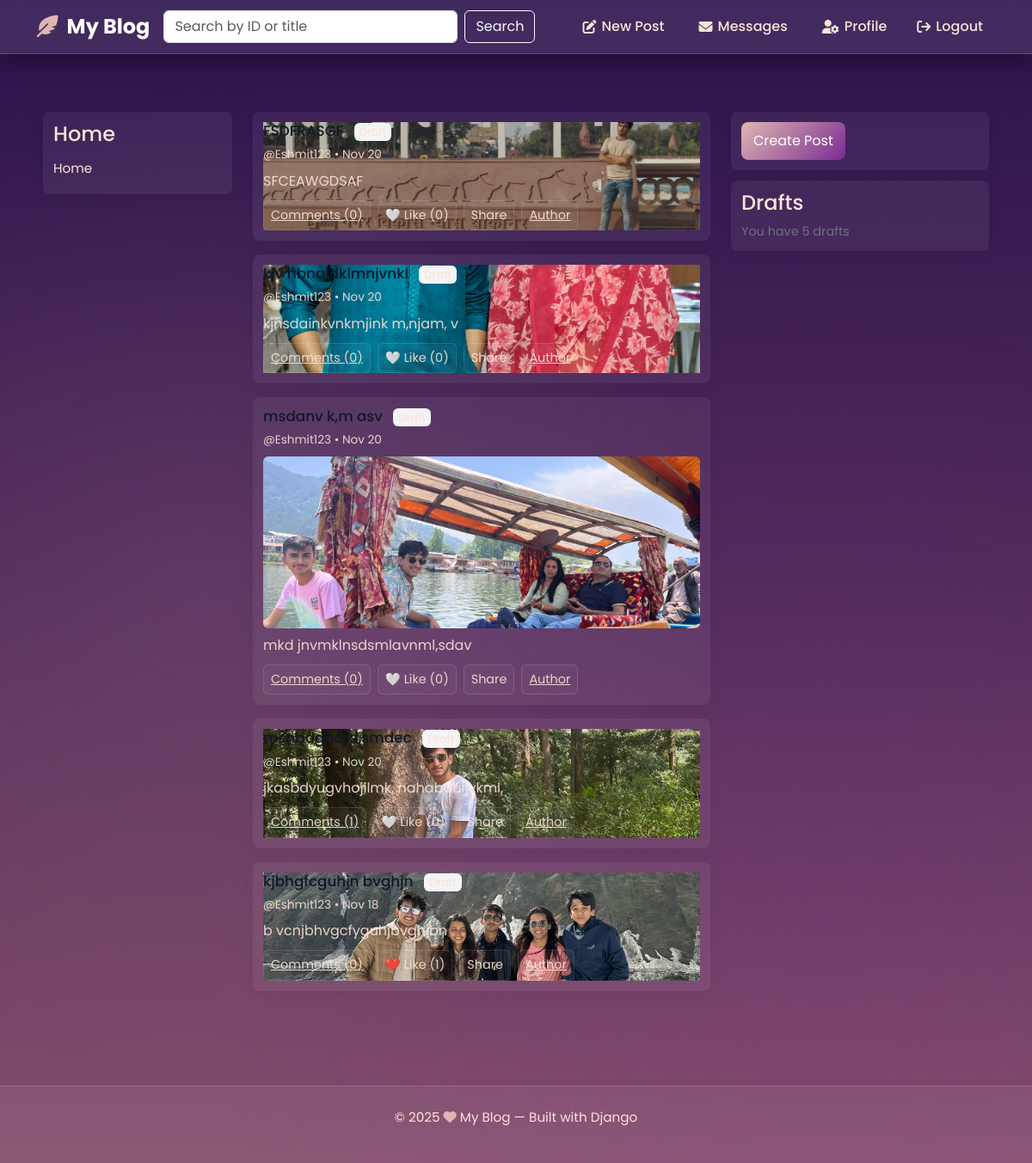
The app's page / (signed in) with its own data.
### blog/models.py (models this page shows, shortened)
class Post(models.Model):
    title = models.CharField(max_length=200)
    slug = models.SlugField(max_length=200, unique=True)
    author = models.ForeignKey(User, on_delete=models.CASCADE)
    content = RichTextField() if RichTextField else models.TextField()
    tags = models.CharField(max_length=200, blank=True)
    image = models.ImageField(upload_to='posts/', blank=True, null=True)
    background_color = models.CharField(max_length=7, blank=True, default='#ffffff')
    background_image = models.ImageField(upload_to='post_backgrounds/', blank=True, null=True)
    date_posted = models.DateTimeField(default=timezone.now)
    published = models.BooleanField(default=True)
    likes = models.ManyToManyField(User, related_name='liked_posts', blank=True)
    category = models.ForeignKey(Category, on_delete=models.SET_NULL, null=True, blank=True)
    def get_absolute_url(self):
        return reverse('post_detail', kwargs={'pk': self.pk})

### blog/views.py (the view)
# urls.py: path('', views.home, name='home'),
def home(request):
    if request.user.is_authenticated:
        posts = Post.objects.filter(Q(published=True) | Q(author=request.user)).order_by('-date_posted')
    else:
        posts = Post.objects.filter(published=True).order_by('-date_posted')
    draft_count = 0
    if request.user.is_authenticated:
        draft_count = Post.objects.filter(author=request.user, published=False).count()
    return render(request, 'blog/home.html', {'posts': posts, 'draft_count': draft_count})

### blog/context_processors.py (called while the page is built)
def blog_settings(request):
    setting = None
    try:
        setting = BlogSetting.objects.first()
    except Exception:
        setting = None
    return {'blog_setting': setting}

### blog/templates/blog/home.html (shortened to what this page needs)
{% extends 'blog/base.html' %}
{% block content %}
<div class="layout">
  <aside class="left-col">
    <div class="nav-card">
      <h4 style="margin:0 0 8px 0;">Home</h4>
      <ul style="list-style:none;padding:0;margin:0;font-size:0.95rem;color:#FBE4D8;">
        <li style="padding:6px 0;">Home</li>
      </ul>
    </div>
  </aside>
  <main class="feed">
    {% for post in posts %}
      <article class="post-row">
        <div class="post-main" {% if post.background_image %}style="background-image: url('{{ post.background_image.url }}'); background-size: cover; background-position: center;"{% endif %}>
          <h3><a href="{% url 'post_detail' post.pk %}" style="color:#111827;text-decoration:none;">{{ post.title }}</a>
            {% if not post.published and request.user == post.author %}<span style="background:#f3f4f6;padding:2px 6px;border-radius:6px;margin-left:8px;font-size:0.8rem;">Draft</span>{% endif %}
          </h3>
          <div class="post-meta">@{{ post.author.username }} • {{ post.date_posted|date:"M d" }}</div>
          {% if post.image %}
            <div style="margin:8px 0;"><img src="{{ post.image.url }}" style="width:100%;height:200px;object-fit:cover;border-radius:6px;" /></div>
          {% endif %}
          <div class="post-excerpt">{{ post.content|truncatewords:30 }}</div>
          <div class="post-actions">
            <a class="action-btn" href="{% url 'post_detail' post.pk %}">Comments ({{ post.comments.count }})</a>
            <button class="action-btn post-like-btn" data-pk="{{ post.pk }}">{% if user.is_authenticated and user in post.likes.all %}❤️ Like ({{ post.likes.count }}){% else %}🤍 Like ({{ post.likes.count }}){% endif %}</button>
            <button class="action-btn" onclick="window.location.href='{{ post.get_absolute_url }}'">Share</button>
            <a class="action-btn" href="{% url 'profile' post.author.username %}">Author</a>
          </div>
        </div>
      </article>
    {% empty %}
      <div style="background:#fff;padding:18px;border-radius:8px;">No posts yet.</div>
    {% endfor %}
  </main>
  <aside class="right-col">
    <div class="widget">
      <a class="create-btn" href="{% url 'post_new' %}">Create Post</a>
    </div>
    <div class="widget">
      <h4 style="margin:0 0 8px 0;">Drafts</h4>
      <p style="margin:0;font-size:0.9rem;color:#6b7280;">You have {{ draft_count }} drafts</p>
    </div>
  </aside>
</div>
{% endblock %}

### blog/templates/blog/base.html (style rules this page uses)
* { margin: 0; padding: 0; box-sizing: border-box; }
body { background: linear-gradient(135deg, #1e0a35 0%, #3b185f 50%, #7a2c91 100%); background-attachment: fixed; font-family: 'Poppins', sans-serif; color: #fdf5f5; margin: 0; padding: 0; min-height: 100vh; position: relative; overflow-x: hidden; }
body::before { content: ''; position: fixed; top: 0; left: 0; width: 100%; height: 100%; background: radial-gradient(circle at 20% 50%, rgba(223, 182, 178, 0.1) 0%, transparent 50%), radial-gradient(circle at 80% 80%, rgba(122, 44, 145, 0.15) 0%, transparent 50%); pointer-events: none; z-index: 0; }

### blog/templates/blog/home.html (style rules this page uses)
.layout { display: grid; grid-template-columns: 220px 1fr 300px; gap: 24px; align-items:start; }
.left-col { background: transparent; }
.nav-card { background: #fff; border-radius:8px; padding:12px; box-shadow:0 6px 18px rgba(0,0,0,0.06); }
.feed { display:flex; flex-direction:column; gap:16px; }
.post-row { display:grid; grid-template-columns: 1fr; gap:12px; align-items:start; background:#fff;border-radius:8px;padding:12px;box-shadow:0 6px 16px rgba(0,0,0,0.04); }
.post-main h3 { margin:0 0 8px 0; font-size:1.05rem; }
.post-meta { font-size:0.85rem;color:#6b7280;margin-bottom:8px; }
.post-excerpt { color:#374151; margin-bottom:10px; }
.post-actions { display:flex;gap:8px;align-items:center;font-size:0.9rem; }
.action-btn { background:transparent;border:1px solid #e5e7eb;padding:6px 8px;border-radius:6px;cursor:pointer;color:#374151; }
.right-col .widget { background:#fff;border-radius:8px;padding:12px;box-shadow:0 6px 18px rgba(0,0,0,0.06);margin-bottom:12px }
.create-btn { background:#0079d3;color:#fff;padding:10px 14px;border-radius:8px;text-decoration:none;display:inline-block }
body { background: linear-gradient(180deg, #2B124C, #522B5B, #854F6C); color: #FBE4D8; }
.nav-card, .post-row, .right-col .widget { background: rgba(255,255,255,0.06); color: #FBE4D8; }
.nav-card ul li { color: #FBE4D8; }
.post-main a { color: #FBE4D8; }
.post-meta, .post-excerpt, .post-actions .action-btn { color: rgba(251,228,216,0.9); }
.action-btn { border-color: rgba(255,255,255,0.12); color: #FBE4D8; background: rgba(255,255,255,0.03); }
.create-btn { background: linear-gradient(135deg, #DFB6B2, #7A2C91); }

### records on screen
Post: background_image (picture), title "FSDFRASGF", author.username "Eshmit123", date_posted "Nov 20", content "SFCEAWGDSAF", comments.count "0", likes.count "0"
Post: background_image (picture), title "kjv hbnaidklmnjvnkl", author.username "Eshmit123", date_posted "Nov 20", content "kjnsdainkvnkmjink m,njam, v", comments.count "0", likes.count "0"
Post: title "msdanv k,m asv", author.username "Eshmit123", date_posted "Nov 20", image (picture), content "mkd jnvmklnsdsmlavnml,sdav", comments.count "0", likes.count "0"
Post: background_image (picture), title "msnbdghcjkl,smdec", author.username "Eshmit123", date_posted "Nov 20", content "jkasbdyugvhojilmk, nahabduijvkml,", comments.count "1", likes.count "0"
Post: background_image (picture), title "kjbhgfcguhjn bvghjn", author.username "Eshmit123", date_posted "Nov 18", content "b vcnjbhvgcfyguhjbvghjbn", comments.count "0", likes.count "1"

### other values on screen
{{ draft_count }} "5"
{{ year|default:"2025" }} "2025"
